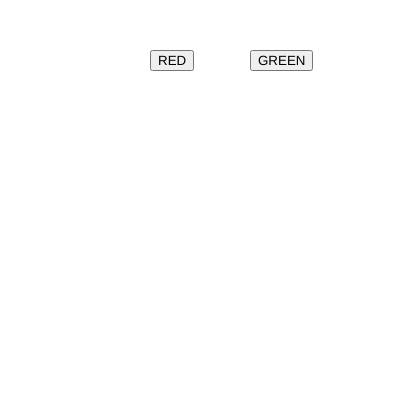
Frame 1 (no input)
Frame 60 (no input): identical to frame 1, image omitted
Frame 120 (the mouse pressed at the canvas centre since frame 60): identical to frame 1, image omitted

The p5.js sketch that drew this single still picture (run headless with seeded random() and noise() and a simulated clock; from frame 60 on, the mouse is pressed at the canvas centre):

// p5.js sketch
// ── sketch.js
var btn_red;
var btn_green;
var r, g, b;

function red_bg() {
   r = 255;
   g = 0;
   b = 0;
}

function green_bg() {
   r = 0;
   g = 255;
   b = 0;
}

function setup() {
  createCanvas(400, 400);

  btn_red = createButton("RED");
  btn_red.position(150, 50);
  btn_red.mousePressed(red_bg);

  btn_green = createButton("GREEN");
  btn_green.position(250, 50);
  btn_green.mousePressed(green_bg);

}

function draw() {
  background(r,g,b);
}
